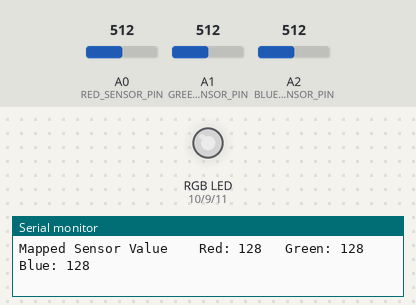
A sketch run on a simulated Arduino Uno, built with avr-gcc and run on an emulated ATmega328P. Parts: an RGB LED mixed from three pins (HIGH = lit), the last lines printed to the serial monitor. The inputs (shaded band) are chosen by the test bench; at power-on: A0 (RED_SENSOR_PIN) = 512, A1 (GREEN_SENSOR_PIN) = 512, A2 (BLUE_SENSOR_PIN) = 512. Dim RGB values are drawn brighter than linear.

Above: at 1.2 s.
1.3 s: A0 (RED_SENSOR_PIN) set to 410
At 2.1 s:
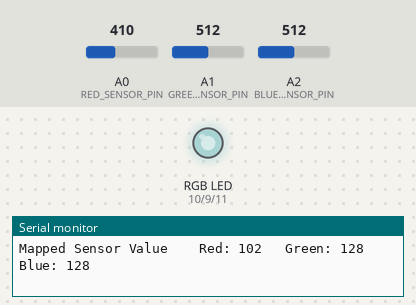
4.3 s: A0 (RED_SENSOR_PIN) set to 381
At 5.7 s:
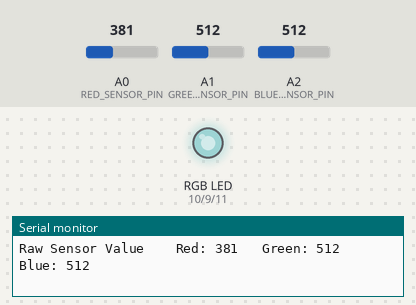
7.3 s: A1 (GREEN_SENSOR_PIN) set to 407
At 8.4 s:
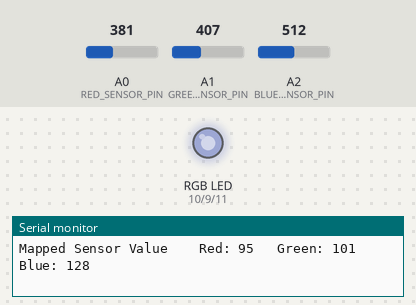
8.9 s: A1 (GREEN_SENSOR_PIN) set to 393
At 9.8 s:
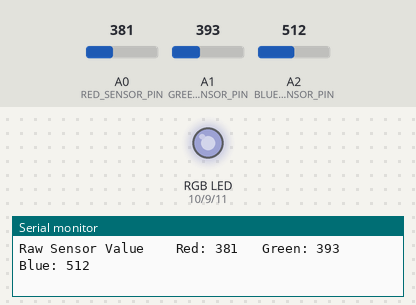
11.9 s: A2 (BLUE_SENSOR_PIN) set to 410
At 13.0 s:
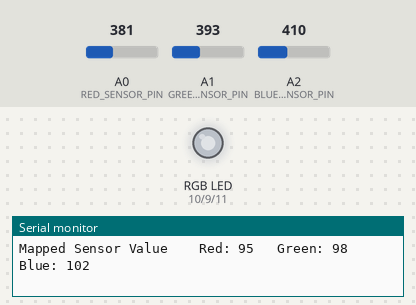
14.9 s: A2 (BLUE_SENSOR_PIN) set to 383
At 15.8 s:
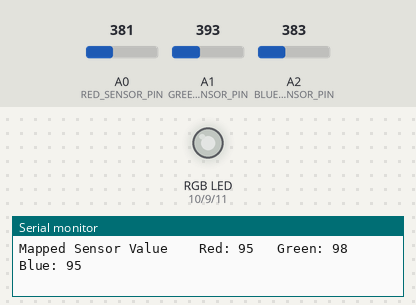
Timing chart, 0 to 17.9 s (numbered marks = the images above; inputs shaded):
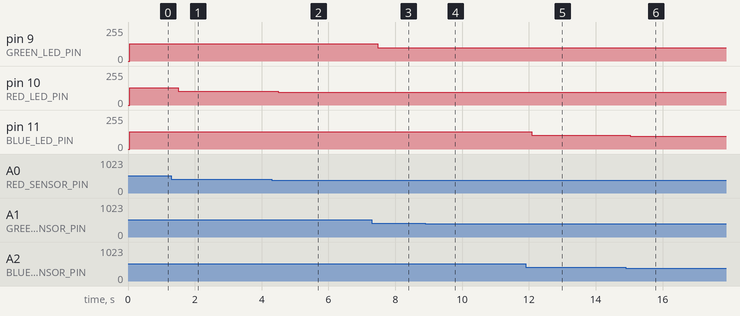

The sketch:

color_mixing_lamp.ino
```cpp
void printColorValues(String, int, int, int);

const int GREEN_LED_PIN = 9, RED_LED_PIN = 10, BLUE_LED_PIN = 11;
const int RED_SENSOR_PIN = A0, GREEN_SENSOR_PIN = A1, BLUE_SENSOR_PIN = A2;

int redValue, greenValue, blueValue;
int redSensorValue, greenSensorValue, blueSensorValue;

void setup() {
  Serial.begin(9600);

  pinMode(GREEN_LED_PIN, OUTPUT);
  pinMode(RED_LED_PIN, OUTPUT);
  pinMode(BLUE_LED_PIN, OUTPUT);
}

void loop() {
  redSensorValue = analogRead(RED_SENSOR_PIN);
  delay(5);
  greenSensorValue = analogRead(GREEN_SENSOR_PIN);
  delay(5);
  blueSensorValue = analogRead(BLUE_SENSOR_PIN);

  printColorValues("Raw", redSensorValue, greenSensorValue, blueSensorValue);

  redValue = redSensorValue/4;
  greenValue = greenSensorValue/4;
  blueValue = blueSensorValue/4;

  printColorValues("Mapped", redValue, greenValue, blueValue);

  analogWrite(RED_LED_PIN, redValue);
  analogWrite(GREEN_LED_PIN, greenValue);
  analogWrite(BLUE_LED_PIN, blueValue);
}

void printColorValues(String printType, int redVal, int greenVal, int blueVal) {
  Serial.print(printType);
  Serial.print(" Sensor Value \t Red: ");
  Serial.print(redVal);
  Serial.print("\t Green: ");
  Serial.print(greenVal);
  Serial.print("\t Blue: ");
  Serial.println(blueVal);
}
```

Measured:
- after the input at 1.3 s, pin 10 (RED_LED_PIN): 128/255 → 102/255 after 0.20 s
- after the input at 4.3 s, pin 10 (RED_LED_PIN): 102/255 → 95/255 after 0.20 s
- after the input at 7.3 s, pin 9 (GREEN_LED_PIN): 128/255 → 101/255 after 0.18 s
- after the input at 8.9 s, pin 9 (GREEN_LED_PIN): 101/255 → 98/255 after 0.12 s
- after the input at 11.9 s, pin 11 (BLUE_LED_PIN): 128/255 → 102/255 after 0.18 s
- after the input at 14.9 s, pin 11 (BLUE_LED_PIN): 102/255 → 95/255 after 0.13 s
